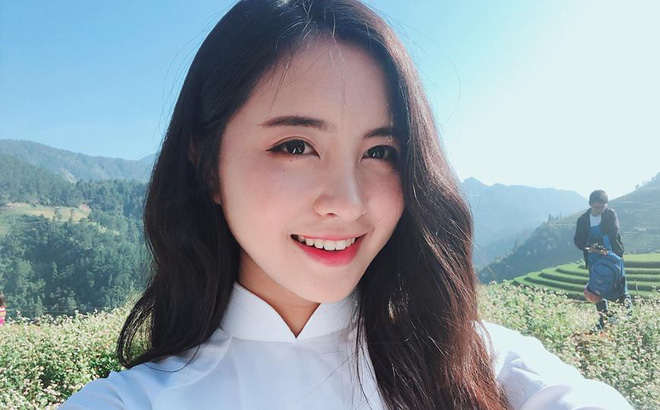
#> input picture data/g2.jpg, 660 x 410 px
$ python '2a_lam min anh.py'
#> lines starting #> are read from the running program, lines starting #| are printed output that depends on the picture
# //lam mo: blur, lam min: smoth
import numpy as np
import cv2 as cv
from matplotlib import pyplot as plt
img = cv.imread('../data/g2.jpg')
#> img is the input picture: shape (410, 660, 3); mean B, G, R 160.4, 154.1, 142.3
# kernel = np.ones((5,5),np.float32)/25
# dst = cv.filter2D(img,-1,kernel)

img = cv.cvtColor(img,cv.COLOR_BGR2GRAY)
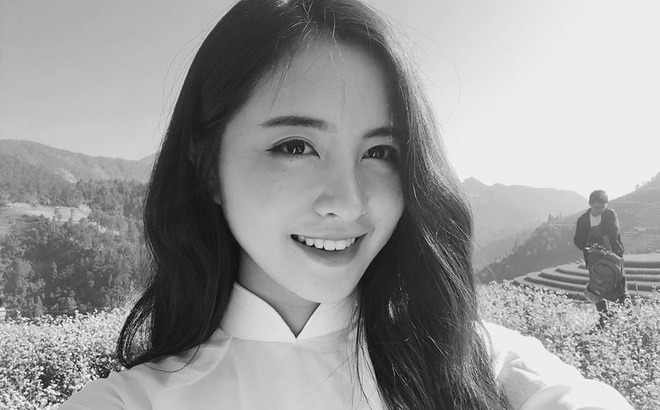
#> img: shape (410, 660); min 1, max 254, mean 151.3

blur = cv.GaussianBlur(img,(5,5),0)

plt.subplot(121),plt.imshow(img,cmap='gray'),plt.title('Original')
plt.xticks([]), plt.yticks([])
plt.subplot(122),plt.imshow(blur,cmap='gray'),plt.title('Gaussian Blurring')
plt.xticks([]), plt.yticks([])
plt.show()
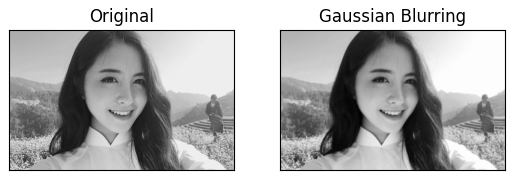
#> figure drawn by matplotlib, 2 panels


"""
Implementation of gaussian filter algorithm
# [52 lines of commented-out code are left out]

$ run again, with data/g1.jpg copied over data/g2.jpg
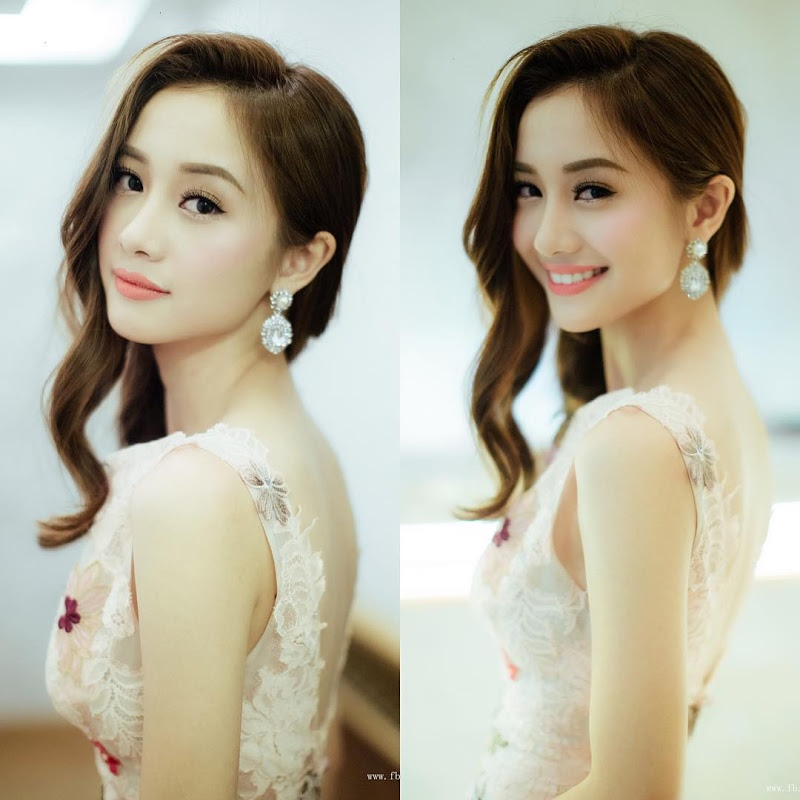
#> input picture data/g1.jpg, 800 x 800 px
#> img is the input picture: shape (800, 800, 3); mean B, G, R 159.2, 177.3, 182
#> `img = cv.cvtColor(img,cv.COLOR_BGR2GRAY)`:
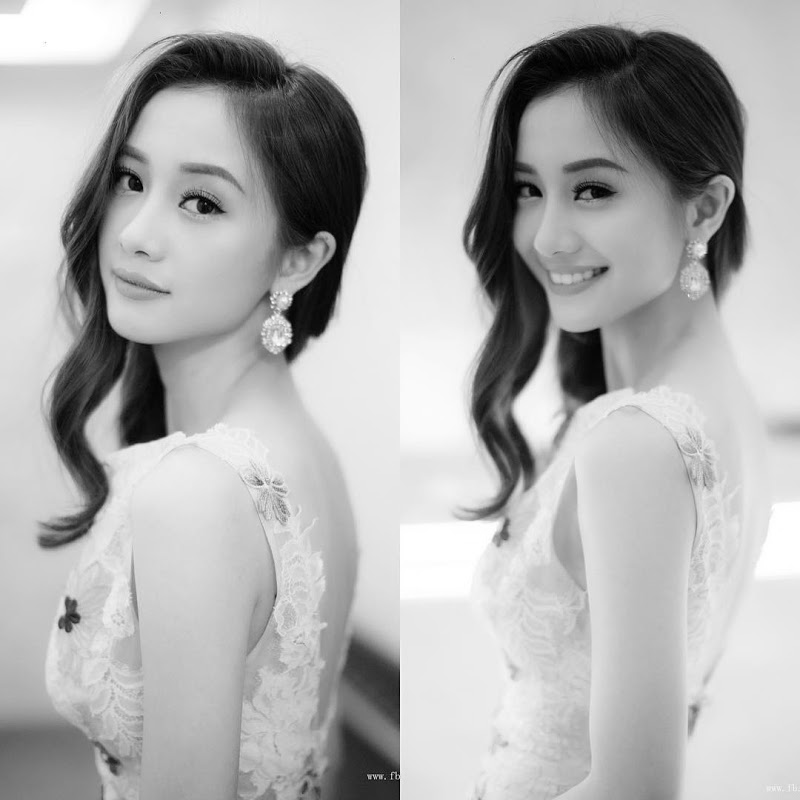
#> img: shape (800, 800); min 0, max 255, mean 176.6
#> `plt.show()`:
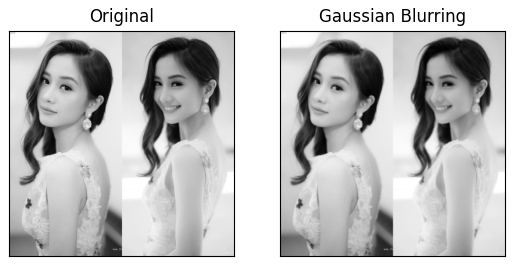
#> figure drawn by matplotlib, 2 panels

$ run again, with data/face.jpg copied over data/g2.jpg
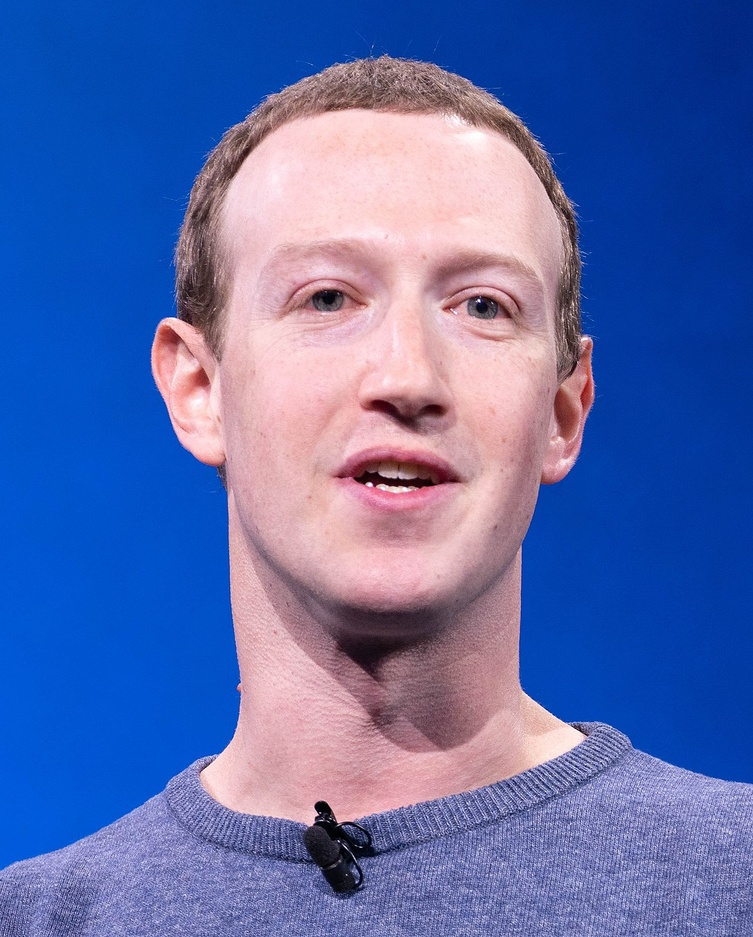
#> input picture data/face.jpg, 753 x 937 px, shrunk from 1200 x 1492 before the run
#> img is the input picture: shape (937, 753, 3); mean B, G, R 171.8, 108, 90.8
#> `img = cv.cvtColor(img,cv.COLOR_BGR2GRAY)`:
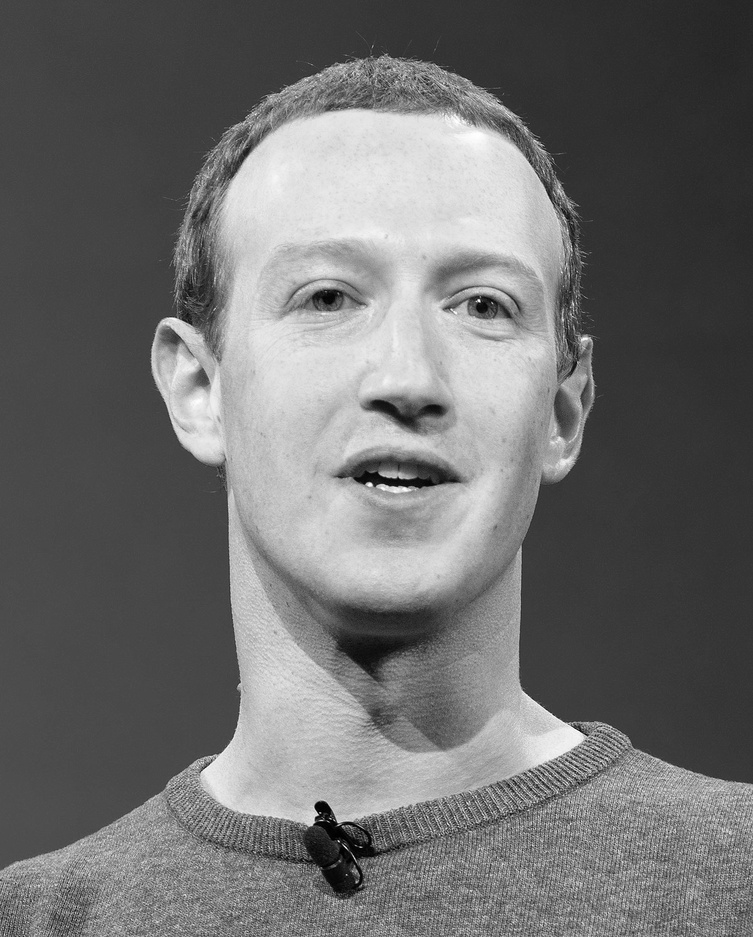
#> img: shape (937, 753); min 0, max 255, mean 110.1
#> `plt.show()`:
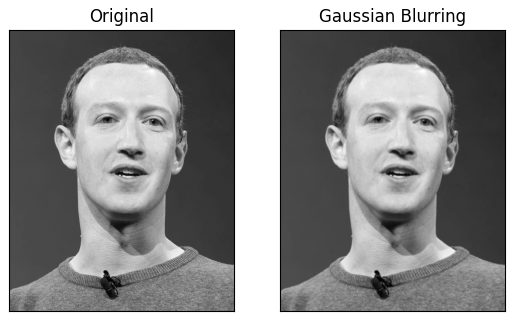
#> figure drawn by matplotlib, 2 panels
